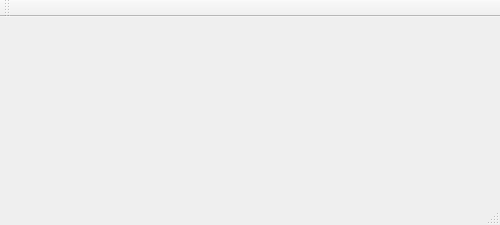
<?xml version="1.0" encoding="UTF-8"?>
<ui version="4.0">
 <class>MainWindow</class>
 <widget class="QMainWindow" name="MainWindow">
  <property name="geometry">
   <rect>
    <x>0</x>
    <y>0</y>
    <width>500</width>
    <height>225</height>
   </rect>
  </property>
  <property name="windowTitle">
   <string>MainWindow</string>
  </property>
  <widget class="QWidget" name="centralWidget"/>
  <widget class="QMenuBar" name="menuBar">
   <property name="geometry">
    <rect>
     <x>0</x>
     <y>0</y>
     <width>500</width>
     <height>22</height>
    </rect>
   </property>
  </widget>
  <widget class="QToolBar" name="mainToolBar">
   <attribute name="toolBarArea">
    <enum>TopToolBarArea</enum>
   </attribute>
   <attribute name="toolBarBreak">
    <bool>false</bool>
   </attribute>
  </widget>
  <widget class="QStatusBar" name="statusBar"/>
 </widget>
 <layoutdefault spacing="6" margin="11"/>
 <resources/>
 <connections/>
</ui>
